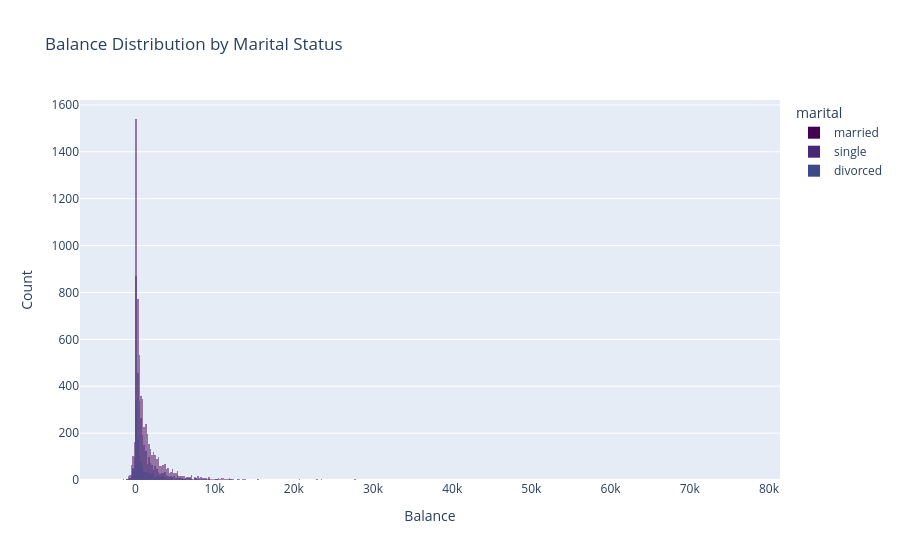

Notebook code cell kept with this figure:
### Code cell
import pandas as pd
import plotly.express as px

# Assuming df is already defined and contains 'balance' and 'marital' columns

fig = px.histogram(
    df,
    x="balance",
    color="marital",  # hue in seaborn
    barmode="overlay",  # or 'group' if you want side-by-side bars
    title="Balance Distribution by Marital Status",
    color_discrete_sequence=px.colors.sequential.Viridis
)

fig.update_layout(
    xaxis_title="Balance",
    yaxis_title="Count",
    hovermode="x unified"
)

fig.show()

### Figure 1 — Plotly figure (JSON) as saved in the notebook; plotly's stock layout.template omitted (floating-point values rounded to 4 significant figures; data arrays with more than 128 entries replaced by an {"elided": "..."} marker saying what was removed)
{"data": [{"bingroup": "x", "hovertemplate": "marital=married<br>balance=%{x}<br>count=%{y}<extra></extra>", "legendgroup": "married", "marker": {"color": "#440154", "opacity": 0.5, "pattern": {"shape": ""}}, "name": "married", "orientation": "v", "showlegend": true, "type": "histogram", "x": {"elided": "6351 int values"}, "xaxis": "x", "yaxis": "y"}, {"bingroup": "x", "hovertemplate": "marital=single<br>balance=%{x}<br>count=%{y}<extra></extra>", "legendgroup": "single", "marker": {"color": "#482878", "opacity": 0.5, "pattern": {"shape": ""}}, "name": "single", "orientation": "v", "showlegend": true, "type": "histogram", "x": {"elided": "3518 int values"}, "xaxis": "x", "yaxis": "y"}, {"bingroup": "x", "hovertemplate": "marital=divorced<br>balance=%{x}<br>count=%{y}<extra></extra>", "legendgroup": "divorced", "marker": {"color": "#3e4989", "opacity": 0.5, "pattern": {"shape": ""}}, "name": "divorced", "orientation": "v", "showlegend": true, "type": "histogram", "x": {"elided": "1293 int values"}, "xaxis": "x", "yaxis": "y"}], "layout": {"barmode": "overlay", "hovermode": "x unified", "legend": {"title": {"text": "marital"}, "tracegroupgap": 0}, "title": {"text": "Balance Distribution by Marital Status"}, "xaxis": {"anchor": "y", "domain": [0, 1], "title": {"text": "Balance"}}, "yaxis": {"anchor": "x", "domain": [0, 1], "title": {"text": "Count"}}}}
